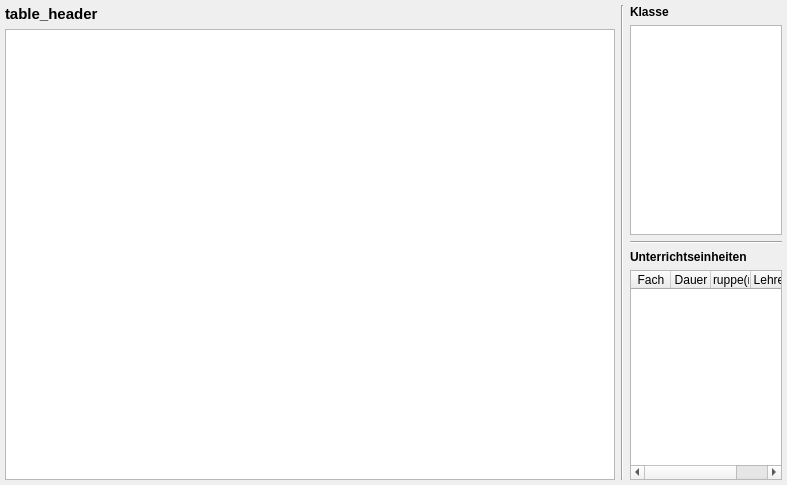
<?xml version="1.0" encoding="UTF-8"?>
<ui version="4.0">
 <class>CourseEditor</class>
 <widget class="QWidget" name="CourseEditor">
  <property name="geometry">
   <rect>
    <x>0</x>
    <y>0</y>
    <width>787</width>
    <height>485</height>
   </rect>
  </property>
  <property name="sizePolicy">
   <sizepolicy hsizetype="Preferred" vsizetype="MinimumExpanding">
    <horstretch>0</horstretch>
    <verstretch>0</verstretch>
   </sizepolicy>
  </property>
  <property name="minimumSize">
   <size>
    <width>0</width>
    <height>0</height>
   </size>
  </property>
  <property name="mouseTracking">
   <bool>false</bool>
  </property>
  <property name="windowTitle">
   <string>Stundenplanung</string>
  </property>
  <layout class="QHBoxLayout" name="horizontalLayout" stretch="4,0,1">
   <property name="leftMargin">
    <number>5</number>
   </property>
   <property name="topMargin">
    <number>5</number>
   </property>
   <property name="rightMargin">
    <number>5</number>
   </property>
   <property name="bottomMargin">
    <number>5</number>
   </property>
   <item>
    <layout class="QVBoxLayout" name="verticalLayout">
     <item>
      <widget class="QLabel" name="table_header">
       <property name="font">
        <font>
         <pointsize>11</pointsize>
         <bold>true</bold>
        </font>
       </property>
       <property name="text">
        <string>table_header</string>
       </property>
      </widget>
     </item>
     <item>
      <widget class="GridViewRescaling" name="table_view"/>
     </item>
    </layout>
   </item>
   <item>
    <widget class="Line" name="line">
     <property name="orientation">
      <enum>Qt::Vertical</enum>
     </property>
    </widget>
   </item>
   <item>
    <widget class="QWidget" name="frame_r" native="true">
     <layout class="QVBoxLayout" name="verticalLayout_3">
      <property name="leftMargin">
       <number>0</number>
      </property>
      <property name="topMargin">
       <number>0</number>
      </property>
      <property name="rightMargin">
       <number>0</number>
      </property>
      <property name="bottomMargin">
       <number>0</number>
      </property>
      <item>
       <layout class="QVBoxLayout" name="verticalLayout_2">
        <item>
         <widget class="QLabel" name="label_6">
          <property name="font">
           <font>
            <bold>true</bold>
           </font>
          </property>
          <property name="text">
           <string>Klasse</string>
          </property>
         </widget>
        </item>
        <item>
         <widget class="QListWidget" name="class_list">
          <property name="minimumSize">
           <size>
            <width>0</width>
            <height>150</height>
           </size>
          </property>
          <property name="toolTip">
           <string>&lt;html&gt;&lt;head/&gt;&lt;body&gt;&lt;p&gt;Die „Verfügbarkeit“ der Klasse kann für jede Stunde angegeben werden. Mögliche Werte sind „-“ (steht definitiv nicht zur Verfügung) über 1, 2, 3, ... 9 bis „+“ (steht ohne Einschränkung zur Verfügung).&lt;/p&gt;&lt;/body&gt;&lt;/html&gt;</string>
          </property>
          <property name="editTriggers">
           <set>QAbstractItemView::NoEditTriggers</set>
          </property>
          <property name="selectionBehavior">
           <enum>QAbstractItemView::SelectItems</enum>
          </property>
         </widget>
        </item>
        <item>
         <widget class="Line" name="line_3">
          <property name="orientation">
           <enum>Qt::Horizontal</enum>
          </property>
         </widget>
        </item>
        <item>
         <widget class="QLabel" name="label">
          <property name="font">
           <font>
            <italic>false</italic>
            <bold>true</bold>
           </font>
          </property>
          <property name="text">
           <string>Unterrichtseinheiten</string>
          </property>
         </widget>
        </item>
        <item>
         <widget class="QTableWidget" name="lessons">
          <property name="editTriggers">
           <set>QAbstractItemView::NoEditTriggers</set>
          </property>
          <property name="selectionMode">
           <enum>QAbstractItemView::SingleSelection</enum>
          </property>
          <property name="selectionBehavior">
           <enum>QAbstractItemView::SelectRows</enum>
          </property>
          <property name="showGrid">
           <bool>true</bool>
          </property>
          <attribute name="horizontalHeaderVisible">
           <bool>true</bool>
          </attribute>
          <attribute name="horizontalHeaderMinimumSectionSize">
           <number>25</number>
          </attribute>
          <attribute name="horizontalHeaderDefaultSectionSize">
           <number>40</number>
          </attribute>
          <attribute name="horizontalHeaderStretchLastSection">
           <bool>true</bool>
          </attribute>
          <attribute name="verticalHeaderVisible">
           <bool>false</bool>
          </attribute>
          <column>
           <property name="text">
            <string>Fach</string>
           </property>
          </column>
          <column>
           <property name="text">
            <string>Dauer</string>
           </property>
          </column>
          <column>
           <property name="text">
            <string>Gruppe(n)</string>
           </property>
          </column>
          <column>
           <property name="text">
            <string>Lehrer</string>
           </property>
          </column>
         </widget>
        </item>
       </layout>
      </item>
     </layout>
    </widget>
   </item>
  </layout>
 </widget>
 <customwidgets>
  <customwidget>
   <class>GridViewRescaling</class>
   <extends>QGraphicsView</extends>
   <header>ui.timetable_grid</header>
  </customwidget>
 </customwidgets>
 <resources/>
 <connections/>
</ui>
